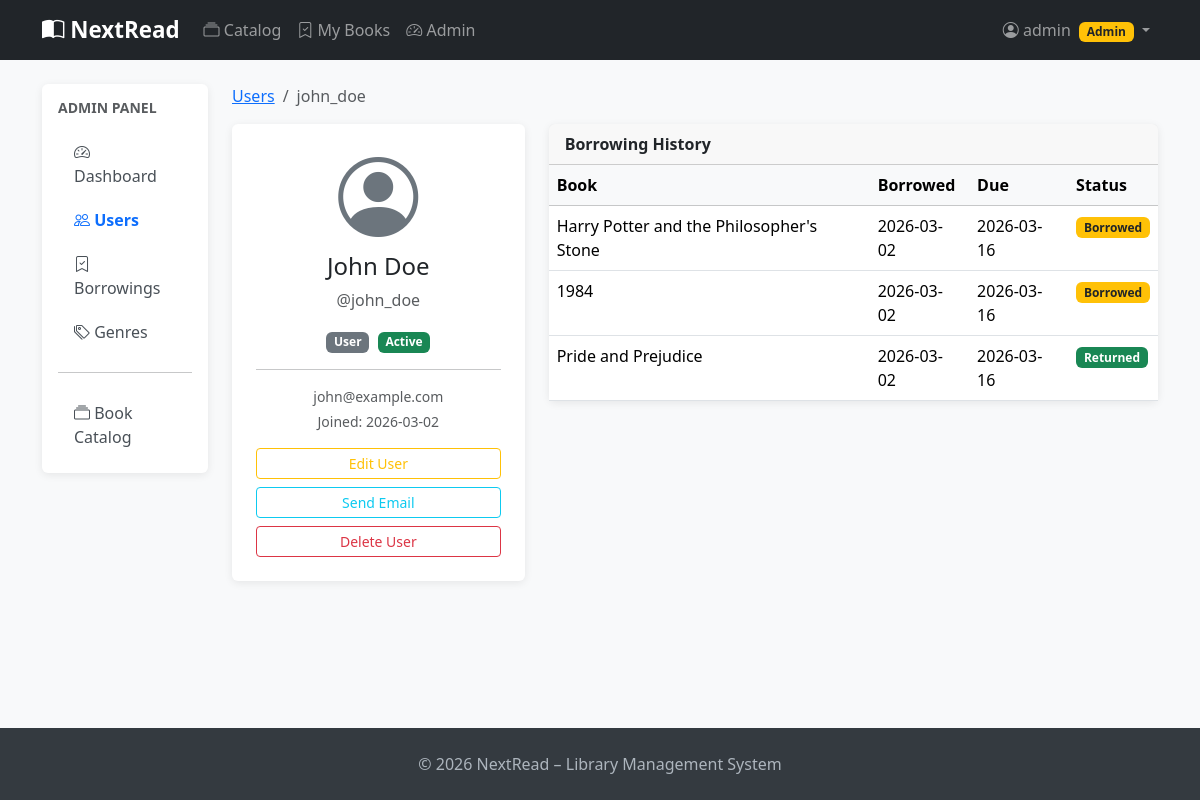
The page /admin/users/2 (signed in) on the database its author committed.
### app/models.py (models this page shows, shortened)
class User(UserMixin, db.Model):
    __tablename__ = 'users'
    id = db.Column(db.Integer, primary_key=True)
    username = db.Column(db.String(80), unique=True, nullable=False, index=True)
    email = db.Column(db.String(120), unique=True, nullable=False, index=True)
    hashed_password = db.Column(db.String(256), nullable=False)
    full_name = db.Column(db.String(150))
    role = db.Column(db.String(20), default='user')  # 'admin' or 'user'
    is_active = db.Column(db.Boolean, default=True)
    created_at = db.Column(db.DateTime, default=datetime.utcnow)
    profile = db.relationship('UserProfile', back_populates='user',
                               uselist=False, cascade='all, delete-orphan')
    borrowings = db.relationship('Borrowing', back_populates='user',
                                  cascade='all, delete-orphan', lazy='dynamic')
    favorite_genres = db.relationship('Genre', secondary=user_favorite_genres,
                                       back_populates='fans')
    @property
    def is_admin(self):
        return self.role == 'admin'

class Borrowing(db.Model):
    __tablename__ = 'borrowings'
    id = db.Column(db.Integer, primary_key=True)
    user_id = db.Column(db.Integer, db.ForeignKey('users.id'), nullable=False)
    book_id = db.Column(db.Integer, db.ForeignKey('books.id'), nullable=False)
    borrow_date = db.Column(db.Date, nullable=False, default=datetime.utcnow)
    return_date = db.Column(db.Date)
    due_date = db.Column(db.Date)
    status = db.Column(db.String(20), default='borrowed')  # 'borrowed' or 'returned'
    created_at = db.Column(db.DateTime, default=datetime.utcnow)
    user = db.relationship('User', back_populates='borrowings')
    book = db.relationship('Book', back_populates='borrowings')

class Book(db.Model):
    __tablename__ = 'books'
    id = db.Column(db.Integer, primary_key=True)
    title = db.Column(db.String(300), nullable=False, index=True)
    author = db.Column(db.String(200), nullable=False)
    isbn = db.Column(db.String(20), unique=True, index=True)
    published_year = db.Column(db.Integer)
    description = db.Column(db.Text)
    quantity = db.Column(db.Integer, default=1)
    available = db.Column(db.Integer, default=1)
    created_at = db.Column(db.DateTime, default=datetime.utcnow)
    borrowings = db.relationship('Borrowing', back_populates='book',
                                  cascade='all, delete-orphan', lazy='dynamic')
    genres = db.relationship('Genre', secondary=book_genres, back_populates='books')

### app/admin/routes.py (the view)
@admin.route('/users/<int:user_id>')
@login_required
@admin_required
def user_detail(user_id):
    user = User.query.get_or_404(user_id)
    borrowings = user.borrowings.order_by(db.text('created_at DESC')).all()
    return render_template('admin/user_detail.html', title=f'User: {user.username}',
                           user=user, borrowings=borrowings)

### app/admin/routes.py (called while the page is built)
def admin_required(f):
    @wraps(f)
    def decorated_function(*args, **kwargs):
        if not current_user.is_authenticated or not current_user.is_admin:
            abort(403)
        return f(*args, **kwargs)
    return decorated_function

### app/models.py (called while the page is built)
@login_manager.user_loader
def load_user(user_id):
    return db.session.get(User, int(user_id))

### app/templates/admin/user_detail.html (shortened to what this page needs)
{% extends 'admin/base.html' %}
{% block admin_content %}
<nav aria-label="breadcrumb" class="mb-3">
    <ol class="breadcrumb">
        <li class="breadcrumb-item"><a href="{{ url_for('admin.users_list') }}">Users</a></li>
        <li class="breadcrumb-item active">{{ user.username }}</li>
    </ol>
</nav>
<div class="row g-4">
    <div class="col-md-4">
        <div class="card">
            <div class="card-body text-center p-4">
                <div class="display-1 text-secondary"><i class="bi bi-person-circle"></i></div>
                <h4 class="mt-2">{{ user.full_name or user.username }}</h4>
                <p class="text-muted">@{{ user.username }}</p>
                {% if user.is_admin %}
                <span class="badge bg-warning text-dark">Admin</span>
                {% else %}
                <span class="badge bg-secondary">User</span>
                {% endif %}
                {% if user.is_active %}
                <span class="badge bg-success ms-1">Active</span>
                {% else %}
                <span class="badge bg-danger ms-1">Inactive</span>
                {% endif %}
                <hr>
                <p class="mb-1 text-muted small">{{ user.email }}</p>
                <p class="mb-1 text-muted small">Joined: {{ user.created_at.strftime('%Y-%m-%d') }}</p>
                <div class="d-grid gap-2 mt-3">
                    <a href="{{ url_for('admin.edit_user', user_id=user.id) }}"
                       class="btn btn-outline-warning btn-sm">Edit User</a>
                    <a href="{{ url_for('admin.send_mail', user_id=user.id) }}"
                       class="btn btn-outline-info btn-sm">Send Email</a>
                    {% if user.id != current_user.id %}
                    <form method="POST" action="{{ url_for('admin.delete_user', user_id=user.id) }}"
                          onsubmit="return confirm('Delete this user?')">
                        <button type="submit" class="btn btn-outline-danger btn-sm w-100">Delete User</button>
                    </form>
                    {% endif %}
                </div>
            </div>
        </div>
    </div>
    <div class="col-md-8">
        <div class="card">
            <div class="card-header"><strong>Borrowing History</strong></div>
            <div class="table-responsive">
                <table class="table mb-0">
                    <thead class="table-light">
                        <tr><th>Book</th><th>Borrowed</th><th>Due</th><th>Status</th></tr>
                    </thead>
                    <tbody>
                        {% for b in borrowings %}
                        <tr>
                            <td>{{ b.book.title }}</td>
                            <td>{{ b.borrow_date }}</td>
                            <td>{{ b.due_date or '—' }}</td>
                            <td>
                                {% if b.status == 'borrowed' %}
                                <span class="badge bg-warning text-dark">Borrowed</span>
                                {% else %}
                                <span class="badge bg-success">Returned</span>
                                {% endif %}
                            </td>
                        </tr>
                        {% else %}
                        <tr><td colspan="4" class="text-center text-muted">No borrowings.</td></tr>
                        {% endfor %}
                    </tbody>
                </table>
            </div>
        </div>
    </div>
</div>
{% endblock %}

### app/templates/base.html (shortened to what this page needs)
<!DOCTYPE html>
<html lang="en">
<head>
    <link href="https://cdn.jsdelivr.net/npm/bootstrap@5.3.2/dist/css/bootstrap.min.css" rel="stylesheet">
    <link href="https://cdn.jsdelivr.net/npm/bootstrap-icons@1.11.3/font/bootstrap-icons.css" rel="stylesheet">
</head>
<body>
<nav class="navbar navbar-expand-lg navbar-dark bg-dark mb-4">
    <div class="container">
        <a class="navbar-brand" href="{{ url_for('main.index') }}">
            <i class="bi bi-book-half"></i> NextRead
        </a>
        <div class="collapse navbar-collapse" id="navbarNav">
            <ul class="navbar-nav me-auto">
                <li class="nav-item">
                    <a class="nav-link" href="{{ url_for('books.index') }}">
                        <i class="bi bi-collection"></i> Catalog
                    </a>
                </li>
                {% if current_user.is_authenticated %}
                <li class="nav-item">
                    <a class="nav-link" href="{{ url_for('borrowings.my_borrowings') }}">
                        <i class="bi bi-bookmark-check"></i> My Books
                    </a>
                </li>
                {% if current_user.is_admin %}
                <li class="nav-item">
                    <a class="nav-link" href="{{ url_for('admin.dashboard') }}">
                        <i class="bi bi-speedometer2"></i> Admin
                    </a>
                </li>
                {% endif %}
                {% endif %}
            </ul>
            <ul class="navbar-nav">
                {% if current_user.is_authenticated %}
                <li class="nav-item dropdown">
                    <a class="nav-link dropdown-toggle" href="#" data-bs-toggle="dropdown">
                        <i class="bi bi-person-circle"></i> {{ current_user.username }}
                        {% if current_user.is_admin %}
                        <span class="badge bg-warning text-dark ms-1">Admin</span>
                        {% endif %}
                    </a>
                </li>
                {% endif %}
            </ul>
        </div>
    </div>
</nav>
<main class="container mb-5">
    {% block content %}{% endblock %}
</main>
<footer class="py-4 mt-5">
    <div class="container text-center">
        <p class="mb-0">&copy; 2026 NextRead – Library Management System</p>
    </div>
</footer>
</body>
</html>

### app/templates/base.html (style rules this page uses)
body { background: #f8f9fa; display: flex; flex-direction: column; min-height: 100vh; }
main { flex: 1; }
.navbar-brand { font-weight: 700; font-size: 1.4rem; }
.card { border: none; box-shadow: 0 2px 8px rgba(0,0,0,.08); }
footer { background: #343a40; color: #adb5bd; }

### rows shown on the page
User: username "admin"
User: username "john_doe", full_name "John Doe", email "john@example.com", created_at "2026-03-02"
Borrowing: book "Harry Potter and the Philosopher's Stone", borrow_date "2026-03-02", due_date "2026-03-16", status "Borrowed"
Borrowing: book "1984", borrow_date "2026-03-02", due_date "2026-03-16", status "Borrowed"
Borrowing: book "Pride and Prejudice", borrow_date "2026-03-02", due_date "2026-03-16", status "Returned"
